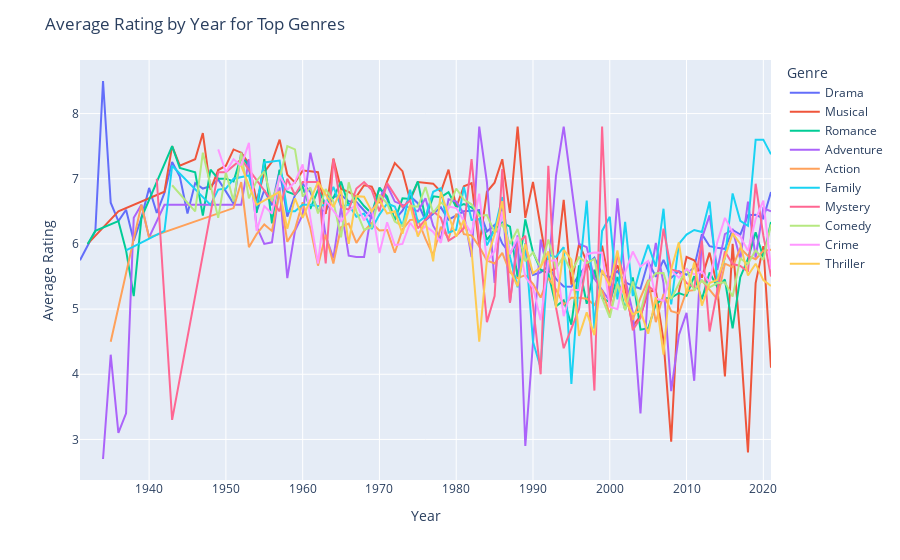

The notebook cell saved with this chart:
### Code cell
avg_rating_by_year= mf.groupby(['Year','Genre'])['Rating'].mean().reset_index()
top_genres =mf['Genre'].value_counts().head(10).index
average_rating_by_year = avg_rating_by_year[avg_rating_by_year['Genre'].isin(top_genres)]
fig=px.line(average_rating_by_year,x='Year',y='Rating',color="Genre")
fig.update_layout(title='Average Rating by Year for Top Genres', xaxis_title='Year', yaxis_title='Average Rating')
fig.show()
